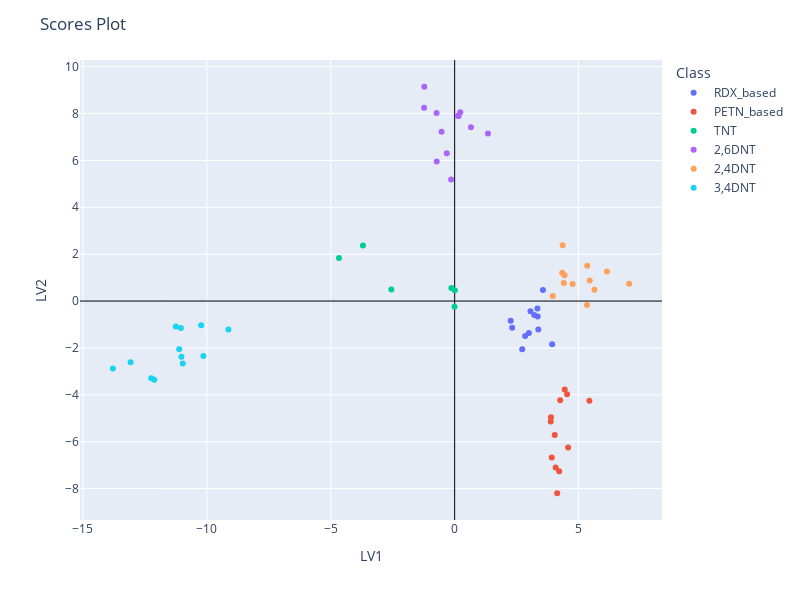

The notebook cell this image was saved under:
### Code cell
#Scores plot
import plotly.express as px
fig = px.scatter(scores, x="LV1", y="LV2", color="Class", hover_data=['Class'])
fig.update_xaxes(zeroline=True, zerolinewidth=1, zerolinecolor='Black')
fig.update_yaxes(zeroline=True, zerolinewidth=1, zerolinecolor='Black')
fig.update_layout(
    height=600,
    width=800,
    title_text='Scores Plot')
fig.show()

### Figure 1 — Plotly figure (JSON) as saved in the notebook; plotly's stock layout.template omitted (floating-point values rounded to 4 significant figures)
{"data": [{"customdata": [["RDX_based"], ["RDX_based"], ["RDX_based"], ["RDX_based"], ["RDX_based"], ["RDX_based"], ["RDX_based"], ["RDX_based"], ["RDX_based"], ["RDX_based"], ["RDX_based"], ["RDX_based"]], "hovertemplate": "Class=%{customdata[0]}<br>LV1=%{x}<br>LV2=%{y}<extra></extra>", "legendgroup": "RDX_based", "marker": {"color": "#636efa", "symbol": "circle"}, "mode": "markers", "name": "RDX_based", "orientation": "v", "showlegend": true, "type": "scatter", "x": [2.261, 2.726, 3.059, 3.35, 3.339, 3.933, 3.374, 3.562, 2.32, 2.994, 3.209, 2.844], "xaxis": "x", "y": [-0.8396, -2.052, -0.4364, -0.66, -0.3154, -1.842, -1.217, 0.469, -1.144, -1.359, -0.5985, -1.488], "yaxis": "y"}, {"customdata": [["PETN_based"], ["PETN_based"], ["PETN_based"], ["PETN_based"], ["PETN_based"], ["PETN_based"], ["PETN_based"], ["PETN_based"], ["PETN_based"], ["PETN_based"], ["PETN_based"], ["PETN_based"]], "hovertemplate": "Class=%{customdata[0]}<br>LV1=%{x}<br>LV2=%{y}<extra></extra>", "legendgroup": "PETN_based", "marker": {"color": "#EF553B", "symbol": "circle"}, "mode": "markers", "name": "PETN_based", "orientation": "v", "showlegend": true, "type": "scatter", "x": [3.874, 4.258, 4.439, 3.886, 4.535, 5.437, 4.037, 3.917, 4.217, 4.577, 4.074, 4.137], "xaxis": "x", "y": [-5.134, -4.236, -3.77, -4.953, -3.974, -4.257, -5.713, -6.673, -7.264, -6.244, -7.101, -8.198], "yaxis": "y"}, {"customdata": [["TNT"], ["TNT"], ["TNT"], ["TNT"], ["TNT"], ["TNT"]], "hovertemplate": "Class=%{customdata[0]}<br>LV1=%{x}<br>LV2=%{y}<extra></extra>", "legendgroup": "TNT", "marker": {"color": "#00cc96", "symbol": "circle"}, "mode": "markers", "name": "TNT", "orientation": "v", "showlegend": true, "type": "scatter", "x": [-4.669, -0.005948, 0.006423, -0.1328, -3.701, -2.555], "xaxis": "x", "y": [1.831, -0.2453, 0.4613, 0.5569, 2.365, 0.4936], "yaxis": "y"}, {"customdata": [["2,6DNT"], ["2,6DNT"], ["2,6DNT"], ["2,6DNT"], ["2,6DNT"], ["2,6DNT"], ["2,6DNT"], ["2,6DNT"], ["2,6DNT"], ["2,6DNT"], ["2,6DNT"], ["2,6DNT"]], "hovertemplate": "Class=%{customdata[0]}<br>LV1=%{x}<br>LV2=%{y}<extra></extra>", "legendgroup": "2,6DNT", "marker": {"color": "#ab63fa", "symbol": "circle"}, "mode": "markers", "name": "2,6DNT", "orientation": "v", "showlegend": true, "type": "scatter", "x": [-0.1419, 0.6571, 0.1355, -0.3195, -0.7301, 1.343, -0.5288, -0.7244, 0.1595, 0.2262, -1.233, -1.224], "xaxis": "x", "y": [5.187, 7.418, 7.907, 6.304, 8.019, 7.143, 7.225, 5.954, 7.888, 8.058, 8.246, 9.141], "yaxis": "y"}, {"customdata": [["2,4DNT"], ["2,4DNT"], ["2,4DNT"], ["2,4DNT"], ["2,4DNT"], ["2,4DNT"], ["2,4DNT"], ["2,4DNT"], ["2,4DNT"], ["2,4DNT"], ["2,4DNT"], ["2,4DNT"]], "hovertemplate": "Class=%{customdata[0]}<br>LV1=%{x}<br>LV2=%{y}<extra></extra>", "legendgroup": "2,4DNT", "marker": {"color": "#FFA15A", "symbol": "circle"}, "mode": "markers", "name": "2,4DNT", "orientation": "v", "showlegend": true, "type": "scatter", "x": [5.64, 7.04, 5.338, 4.434, 4.403, 4.758, 6.144, 4.356, 5.448, 3.96, 4.34, 5.35], "xaxis": "x", "y": [0.4868, 0.7377, -0.1688, 1.097, 0.7703, 0.7317, 1.264, 2.377, 0.8737, 0.216, 1.206, 1.506], "yaxis": "y"}, {"customdata": [["3,4DNT"], ["3,4DNT"], ["3,4DNT"], ["3,4DNT"], ["3,4DNT"], ["3,4DNT"], ["3,4DNT"], ["3,4DNT"], ["3,4DNT"], ["3,4DNT"], ["3,4DNT"], ["3,4DNT"]], "hovertemplate": "Class=%{customdata[0]}<br>LV1=%{x}<br>LV2=%{y}<extra></extra>", "legendgroup": "3,4DNT", "marker": {"color": "#19d3f3", "symbol": "circle"}, "mode": "markers", "name": "3,4DNT", "orientation": "v", "showlegend": true, "type": "scatter", "x": [-10.23, -13.07, -11.05, -11.25, -13.79, -12.12, -12.24, -10.14, -10.97, -11.11, -11.02, -9.127], "xaxis": "x", "y": [-1.037, -2.608, -1.152, -1.083, -2.872, -3.353, -3.297, -2.344, -2.661, -2.053, -2.377, -1.213], "yaxis": "y"}], "layout": {"height": 600, "legend": {"title": {"text": "Class"}, "tracegroupgap": 0}, "margin": {"t": 60}, "title": {"text": "Scores Plot"}, "width": 800, "xaxis": {"anchor": "y", "domain": [0, 1], "title": {"text": "LV1"}, "zeroline": true, "zerolinecolor": "Black", "zerolinewidth": 1}, "yaxis": {"anchor": "x", "domain": [0, 1], "title": {"text": "LV2"}, "zeroline": true, "zerolinecolor": "Black", "zerolinewidth": 1}}}
